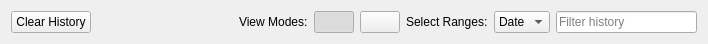
<?xml version="1.0" encoding="UTF-8"?>
<ui version="4.0">
 <class>TransferHistory</class>
 <widget class="QWidget" name="TransferHistory">
  <property name="geometry">
   <rect>
    <x>0</x>
    <y>0</y>
    <width>708</width>
    <height>41</height>
   </rect>
  </property>
  <layout class="QVBoxLayout">
   <item>
    <layout class="QVBoxLayout">
     <item>
      <layout class="QHBoxLayout">
       <property name="topMargin">
        <number>0</number>
       </property>
       <property name="rightMargin">
        <number>0</number>
       </property>
       <item>
        <widget class="QPushButton" name="clearButton">
         <property name="text">
          <string>Clear History</string>
         </property>
        </widget>
       </item>
       <item>
        <spacer>
         <property name="orientation">
          <enum>Qt::Horizontal</enum>
         </property>
         <property name="sizeHint" stdset="0">
          <size>
           <width>40</width>
           <height>20</height>
          </size>
         </property>
        </spacer>
       </item>
       <item>
        <widget class="QLabel" name="label">
         <property name="text">
          <string>View Modes:</string>
         </property>
        </widget>
       </item>
       <item>
        <widget class="KPushButton" name="bt_iconview">
         <property name="checkable">
          <bool>true</bool>
         </property>
         <property name="checked">
          <bool>true</bool>
         </property>
         <property name="autoExclusive">
          <bool>true</bool>
         </property>
        </widget>
       </item>
       <item>
        <widget class="KPushButton" name="bt_listview">
         <property name="checkable">
          <bool>true</bool>
         </property>
         <property name="autoExclusive">
          <bool>true</bool>
         </property>
        </widget>
       </item>
       <item>
        <widget class="QLabel" name="label_2">
         <property name="text">
          <string>Select Ranges:</string>
         </property>
        </widget>
       </item>
       <item>
        <widget class="KComboBox" name="rangeType">
         <item>
          <property name="text">
           <string>Date</string>
          </property>
         </item>
         <item>
          <property name="text">
           <string>Size</string>
          </property>
         </item>
         <item>
          <property name="text">
           <string>Host</string>
          </property>
         </item>
        </widget>
       </item>
       <item>
        <widget class="KLineEdit" name="searchBar">
         <property name="inputMask">
          <string/>
         </property>
         <property name="placeholderText">
          <string>Filter history</string>
         </property>
         <property name="showClearButton" stdset="0">
          <bool>true</bool>
         </property>
        </widget>
       </item>
      </layout>
     </item>
    </layout>
   </item>
  </layout>
  <action name="actionDelete_Selected">
   <property name="text">
    <string comment="delete selected transfer">Delete Selected</string>
   </property>
  </action>
  <action name="actionDownload">
   <property name="text">
    <string>Download</string>
   </property>
  </action>
 </widget>
 <customwidgets>
  <customwidget>
   <class>KComboBox</class>
   <extends>QComboBox</extends>
   <header>kcombobox.h</header>
  </customwidget>
  <customwidget>
   <class>KLineEdit</class>
   <extends>QLineEdit</extends>
   <header>klineedit.h</header>
  </customwidget>
  <customwidget>
   <class>KPushButton</class>
   <extends>QPushButton</extends>
   <header>kpushbutton.h</header>
  </customwidget>
 </customwidgets>
 <connections/>
</ui>
